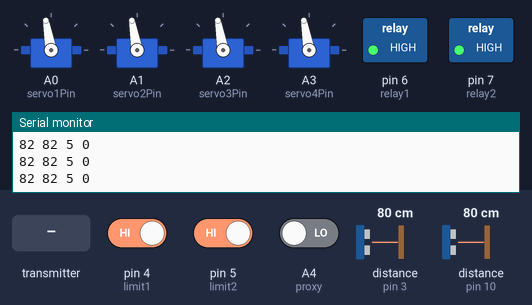
Simulated run of this sketch. Board: Arduino Mega 2560, built with avr-gcc and run on an emulated ATmega2560. Shown: 4 × servo, switched loads named in the sketch (green lamp = pin HIGH), the last lines printed to the serial monitor. Wiring (inferred from the names in the program): 2 × ultrasonic range finder: trigger pin 2, echo pin 3 / trigger pin 11, echo pin 10. The test bench sets the inputs (shaded band); at power-on: pin 4 (limit1) HIGH, pin 5 (limit2) HIGH, A4 (proxy) LOW, distance to the obstacle (sensors on pin 3, pin 10) 80 cm. The echo pulse lasts 58.3 µs per cm; no radio packets arrive unless stated; pins used as bus, display or sensor lines are not drawn.

Above: at 1.2 s.
1.3 s: the transmitter starts sending XButton = 1
At 1.6 s:
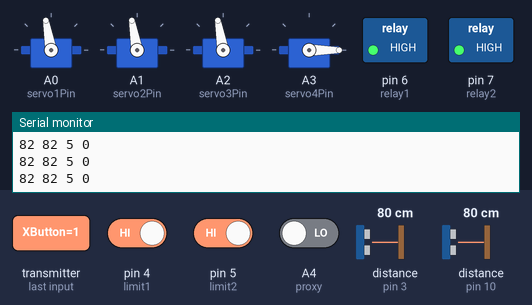
4.3 s: the transmitter starts sending CButton = 1
At 5.1 s:
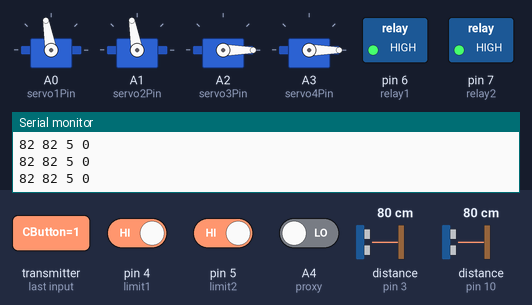
7.3 s: the transmitter starts sending SButton = 1
At 7.9 s:
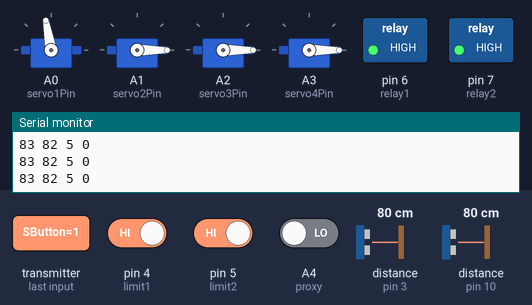
10.3 s: the transmitter starts sending SButton = 0
At 11.1 s:
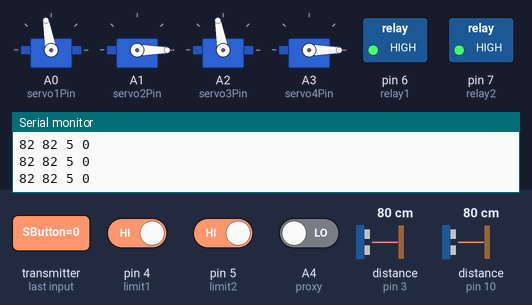
Timing chart, 0 to 14.3 s (numbered marks = the images above; inputs shaded):
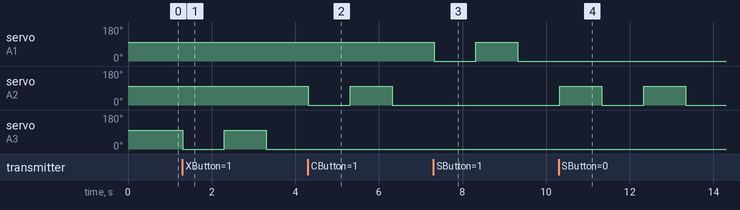

The sketch:

MASTER_AR.ino
```cpp
//Library
#include <SPI.h>
#include <nRF24L01.h>
#include <RF24.h>
#include <Wire.h>
#include <Servo.h>

//NRF24 Variable Definition
RF24 radio(A10, A11);   // nRF24L01 (CE, CSN)
const byte address[6] = "111111";
struct Data_Package {
  byte LX;
  byte LY;
  byte RX;
  byte RY;
  byte XButton;
  byte TButton;
  byte SButton;
  byte CButton;
  byte UButton;
  byte DButton;
  byte LButton;
  byte RButton;
  byte L1;
  byte L2;
  byte L3;
  byte R1;
  byte R2;
  byte R3;
  byte Step;
};
Data_Package data;

int stateAuto = 0;

//Parsing Data
String dataInTeta;
String arrayDataTeta[10];
boolean parsingTeta = false;
boolean receiveTeta = false;
float dataGyro, yawTarget = 0;

//PID Gerak Robot
float PIDValueT = 0, gainValueT = 0;
double errorT, previouserrorT;
double P_T = 0, I_T = 0, D_T = 0;
float KpT = 8;    //Kp
float KiT = 0;    //Ki
float KdT = 0;    //Kd

//Pin Definition
//Servo
const int servo1Pin = A0; //Right Holder
const int servo2Pin = A1; //Left Holder
const int servo3Pin = A2; //Left Gripper
const int servo4Pin = A3; //Right Gripper
Servo Servo1;
Servo Servo2;
Servo Servo3;
Servo Servo4;
//Relay
const int relay1 = 6; //Right Motor Relay
const int relay2 = 7; //Left Motor Relay
//Limit Switch
const int limit1 = 4; //Bottom Limit Switch
const int limit2 = 5; //Top Limit Switch
//Proxy Sensor
const int proxy = A4;

const int TRIG_PIN1 = 11;
const int ECHO_PIN1 = 10;
long duration1;
int distance1;

//Sensor Belakang = 3
const int TRIG_PIN3 = 2;
const int ECHO_PIN3 = 3;
long duration3;
int distance3;

//Pin State
//Relay
int stateRelay1 = 0;
int stateRelay2 = 0;
//Limit Switch
int stateLimit1 = 0;
int stateLimit2 = 0;
//Servo
int stateServo1 = 0;
int stateServo2 = 0;
int stateServo3 = 0;
int stateServo4 = 0;
//Sensor
int stateSensor1 = 0;
//Slave Motor
int stateMotor1 = 1;

//Number Variable
int dataLengan = 0;
int devider = 0;
long long millisButton = 0, currentMillis = 0, previousMillis = 0;
int rpm_x, rpm_y, rotateSpeed;
int rpm_1, rpm_2, rpm_3;
int max_rpm = 100;

int loc1 = 0;
int loc3 = 0;

void setup() {
  //Serial
  Serial.begin(115200);
  Serial1.begin(115200); // Configuracion del puerto serial de comunicacion con el ESCLAVO 1
  Serial2.begin(115200); // Configuracion del puerto serial de comunicacion con el ESCLAVO 2
  Serial3.begin(9600);

  //Servo
  Servo1.attach(servo1Pin);
  Servo2.attach(servo2Pin);
  Servo3.attach(servo3Pin);
  Servo4.attach(servo4Pin);
  Servo1.write(0);
  Servo2.write(0);
  Servo3.write(0);
  Servo4.write(0);

  //Relay
  pinMode(relay1, OUTPUT);
  pinMode(relay2, OUTPUT);
  digitalWrite(relay1, HIGH);
  digitalWrite(relay2, HIGH);

  pinMode(TRIG_PIN1, OUTPUT);
  pinMode(ECHO_PIN1, INPUT);

  pinMode(TRIG_PIN3, OUTPUT);
  pinMode(ECHO_PIN3, INPUT);

  //Limit Switch
  pinMode(limit1, INPUT_PULLUP);
  pinMode(limit2, INPUT_PULLUP);

  //Proxy
  pinMode(proxy, INPUT);

  //NRF24
  radio.begin();
  radio.openReadingPipe(0, address);
  radio.setAutoAck(false);
  radio.setDataRate(RF24_250KBPS);
  radio.setPALevel(RF24_PA_MIN);
  radio.startListening(); //  Set the module as receiver
  resetData();

  //Timer
  previousMillis = millis();
}

void loop() {
  // Check whether there is data to be received
  if (radio.available()) {
    radio.read(&data, sizeof(Data_Package)); // Read the whole data and store it into the 'data' structure
  }

  //Timer every 100ms
  currentMillis = millis();
  if (currentMillis - previousMillis > 100) {
    previousMillis = currentMillis;
    sendDataMotor();

    digitalWrite(TRIG_PIN1, LOW);
    delayMicroseconds(2);
    digitalWrite(TRIG_PIN1, HIGH);
    delayMicroseconds(10);
    digitalWrite(TRIG_PIN1, LOW);
    duration1 = pulseIn(ECHO_PIN1, HIGH, 30000);
    distance1 = duration1 / 28 / 2 ;

    //Sensor Belakang (3)
    digitalWrite(TRIG_PIN3, LOW);
    delayMicroseconds(2);
    digitalWrite(TRIG_PIN3, HIGH);
    delayMicroseconds(10);
    digitalWrite(TRIG_PIN3, LOW);
    duration3 = pulseIn(ECHO_PIN3, HIGH, 30000);
    distance3 = duration3 / 28 / 2 ;

    printSpeed();
  }

  //Gyro Checking
  cekDataGyro();
  PIDTeta();

  //Read Sensor
  stateLimit1 = digitalRead(limit1);
  stateLimit2 = digitalRead(limit2);
  stateSensor1 = digitalRead(proxy);

  bacaRemote();

  if (stateAuto) {
    autoLocation();
    //Serial.println("Auto");
  }
  else {
    rpm_x = (map(data.LX, 0, 255, -100, 100) * max_rpm) / devider;
    rpm_y = (map(data.LY, 0, 255, -100, 100) * max_rpm) / devider;
    rotateSpeed = (map(data.RX, 0, 255, -100, 100) * max_rpm) / (devider * 2);
    //Serial.println("Manual");
  }
}

void bacaRemote() {
  //Cek adakah input dari controller
  if (data.LX != 128 || data.LY != 128 || data.RX != 128) {
    //diagonal
    if ((data.LY != 128 || data.LX != 128) && data.RX == 128) {
      //      Serial.print("Move : ");
      moveMotor();
    }

    //putar kiri
    else if (data.LY == 128 && data.LX == 128 && data.RX != 128) {
      //      Serial.print("Putar Kiri : ");
      //      Serial.println(rotateSpeed);
      rotateMotor();
      yawTarget = dataGyro;
    }
  }

  //Bagian Stop Motor
  if (data.LY == 128 && data.LX == 128 && data.RX == 128 && stateAuto == 0) {
    if (errorT > 1 || errorT < -1) {
      fixMotor();
    }
    else {
      stopMotor();
      //Serial.println("Stop");
    }
  }

  //Input Controller
  //Triangle
  if (data.TButton && currentMillis - millisButton >= 1000) {
    Serial.println("Triangle is pushed");
    stateServo1 = !stateServo1;
    millisButton = millis();
  } if (stateServo1) {
    Servo1.write(0);
  } else {
    Servo1.write(100);
  }

  //Square]
  if (data.SButton && currentMillis - millisButton >= 1000) {
    Serial.println("Square is pushed");
    stateServo2 = !stateServo2;
    millisButton = millis();
  } if (stateServo2) {
    Servo2.write(0);
  } else {
    Servo2.write(100);
  }

  //Circle
  if (data.CButton && currentMillis - millisButton >= 1000) {
    Serial.println("Circle is pushed");
    stateServo3 = !stateServo3;
    millisButton = millis();
  } if (stateServo3) {
    Servo3.write(0);
  } else {
    Servo3.write(100);
  }

  //X
  if (data.XButton && currentMillis - millisButton >= 1000) {
    Serial.println("Circle is pushed");
    stateServo4 = !stateServo4;
    millisButton = millis();
  } if (stateServo4) {
    Servo4.write(0);
  } else {
    Servo4.write(100);
  }

  if (data.UButton && currentMillis - millisButton >= 1000) {
    Serial.println("U is pushed");
    stateMotor1 = !stateMotor1;
    millisButton = millis();
  }
  if (stateMotor1 == true && stateLimit2 == HIGH) {
    if (stateSensor1) {
      dataLengan = 200;
    }
    else {
      dataLengan = 5;
    }
  }
  else if (stateMotor1 == false && stateLimit1 == HIGH) {
    if (!stateSensor1) {
      dataLengan = -170;
    }
    else {
      dataLengan = -30;
    }
  }
  else {
    dataLengan = 0;
  }

  //Left Motor Activation
  if (data.LButton) {
    Serial.println("Left Button is pressed");
    digitalWrite(relay2, LOW);
  } else {
    digitalWrite(relay2, HIGH);
  };

  //Right Motor Activation
  if (data.RButton) {
    Serial.println("Right Button is pressed");
    digitalWrite(relay1, LOW);
  } else {
    digitalWrite(relay1, HIGH);
  };


  if (data.DButton) {
    Serial.println("Down Button is pressed");
  }

  if (data.L1) {
    Serial.println("L1 is pushed");
    devider = 250;
  }

  if (!data.L1) {
    devider = 100;
  }

  if (data.L2) {
    Serial.println("L2 is pushed");
  }
  if (data.L3) {
    Serial.println("L3 is pushed");
  }

  if (data.R1) {
    stateAuto = 1;
  }
  else {
    stateAuto = 0;
  }

  if (data.R2) {
    Serial.println("R2 is pushed");
  }
  if (data.R3) {
    Serial.println("R3 is pushed");
  }
}

void resetData() {
  // Reset the values when there is no radio connection - Set initial default values
  data.LX = 128;
  data.LY = 128;
  data.RX = 128;
  data.RY = 128;
  data.XButton = 0;
  data.TButton = 0;
  data.SButton = 0;
  data.CButton = 0;
  data.UButton = 0;
  data.DButton = 0;
  data.LButton = 0;
  data.RButton = 0;
  data.L1 = 0;
  data.L2 = 0;
  data.L3 = 0;
  data.R1 = 0;
  data.R2 = 0;
  data.R3 = 0;
}

void PIDTeta() {

  errorT = yawTarget - dataGyro;
  P_T = errorT;
  I_T = I_T + errorT;
  D_T = errorT - previouserrorT;

  if (I_T > 10) {
    I_T = 10;
  }
  if (I_T < (-10)) {
    I_T = (-10);
  }

  PIDValueT = (KpT * P_T) + (KiT * I_T) + (KdT * D_T);
  previouserrorT = errorT;
  gainValueT = PIDValueT;

  if (gainValueT >= 25) {
    gainValueT = 25;
  }

  if (gainValueT <= (-25)) {
    gainValueT = (-25);
  }
}

void sendData() {
  Serial2.print("*");
  Serial2.print(rpm_1);
  Serial2.print(",");
  Serial2.print(rpm_2);
  Serial2.print(",");
  Serial2.print(rpm_3);
  Serial2.print("#");
}

void sendDataMotor() {
  Serial3.print("*");
  Serial3.print(dataLengan);
  Serial3.print("#");
}

void rotateMotor() {
  rpm_1 = rotateSpeed;
  rpm_2 = -rotateSpeed;
  rpm_3 = -rotateSpeed;
  sendData();
}

void fixMotor() {
  rpm_1 = gainValueT;
  rpm_2 = -gainValueT;
  rpm_3 = -gainValueT;
  sendData();
}

void moveMotor() {
  rpm_1 = rpm_y + rpm_x + gainValueT;
  rpm_3 = rpm_y + -rpm_x - gainValueT;
  rpm_2 = rpm_x - gainValueT;
  sendData();
}

void stopMotor() {
  rpm_1 = 0;
  rpm_2 = 0;
  rpm_3 = 0;
  sendData();
}

void cekDataGyro() {
  while (Serial1.available() > 0) {
    char inCharTeta = (char)Serial1.read();
    if (inCharTeta == '*') {
      dataInTeta = "";
      receiveTeta = true;
    }

    if (receiveTeta) {
      dataInTeta += inCharTeta;
      if (inCharTeta == '#') {
        parsingTeta = true;
      }
    }

    if (parsingTeta) {
      parsingDataTeta();
      parsingTeta = false;
      receiveTeta = false;
    }
  }
}

void parsingDataTeta() {
  int j = 0;
  arrayDataTeta[j] = "";

  for (int i = 1; i < dataInTeta.length(); i++) {
    if ((dataInTeta[i] == '#') || (dataInTeta[i] == ',')) {
      j++;
      arrayDataTeta[j] = "";
    }
    else {
      arrayDataTeta[j] = arrayDataTeta[j] + dataInTeta[i];
    }
  }
  dataGyro = arrayDataTeta[0].toFloat();
}

void printSpeed() {
  Serial.print(distance1);
  Serial.print(" ");
  Serial.print(distance3);
  Serial.print(" ");
  Serial.print(dataLengan);
  Serial.print(" ");
  Serial.println(rpm_y);
}

void autoLocation() {
  switch (data.Step) {
    case 1:
      loc1 = 8;
      loc3 = 45;
      break;

    case 2:
      loc1 = 6;
      loc3 = 93;
      break;
  }

  //Move Y
  if ((distance1 < loc1 + 3 && distance1 > loc1 - 3)) {
    rpm_y = 0;
  }
  if (distance1 > loc1) {
    rpm_y = -25;
  } else {
    rpm_y = 25;
  }

  //Move X
  if ((distance3 < loc3 + 3 && distance3 > loc3 - 3)) {
    rpm_x = 0;
  }
  if (distance3 > loc3) {
    rpm_x = -25;
  } else {
    rpm_x = 25;
  }

  moveMotor();
}
```

Measured:
- after the input at 1.3 s, servo on A3 (servo4Pin): 100° → 0° at once, → 100° 1.0 s later, → 0° 1.0 s later
- after the input at 4.3 s, servo on A2 (servo3Pin): 100° → 0° at once, → 100° 1.0 s later, → 0° 1.0 s later; servo on A3 (servo4Pin): stays 0° (without the input it goes to 100° after 0.01 s)
- after the input at 7.3 s, servo on A1 (servo2Pin): 100° → 0° at once, → 100° 1.0 s later, → 0° 1.0 s later; servo on A2 (servo3Pin): stays 0° (without the input it goes to 100° after 0.02 s)
- after the input at 10.3 s, servo on A1 (servo2Pin): stops changing and stays 0°; servo on A2 (servo3Pin): alternates 100° for 1.0 s and 0° for 1.0 s, starting at once
